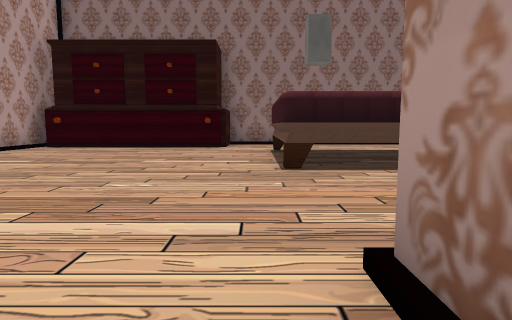
[1] (above)

14 first-person views from a walk through a 3-D level made in the Unity game engine. The camera is 1.2 m above the floor, tilts 6° down and sees 75° across. The floor is counted in squares, 1.8 m on a side. Each view is taken from the middle of a square. On the plan, view 1 faces up. The plan holds only what a view shows up to about 10 squares ahead; the rest is blank. The place goes on beyond the plan. The player character is not drawn.

[2]
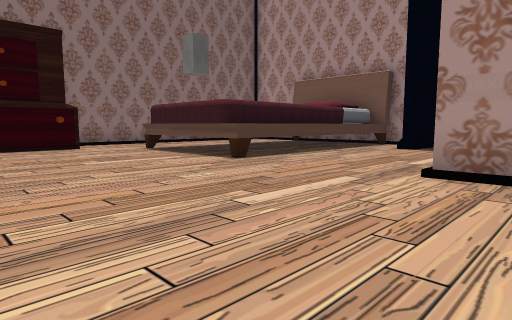

[3]
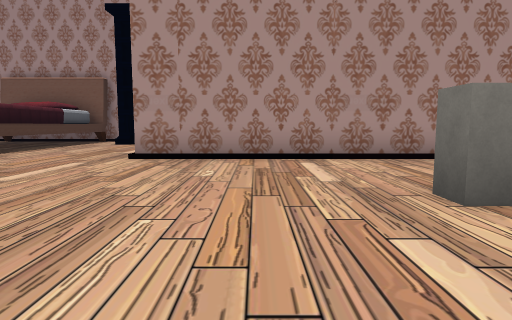

[4]
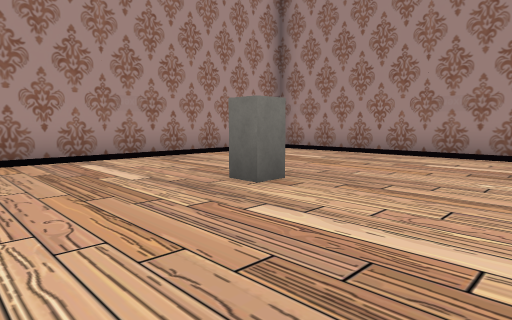

[5]
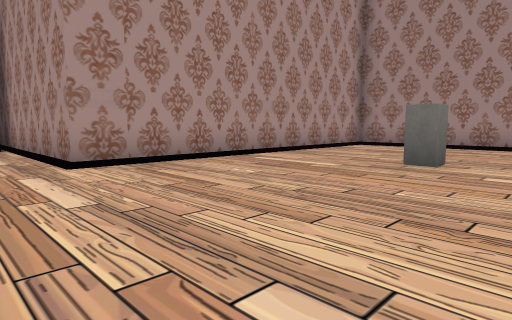

[6]
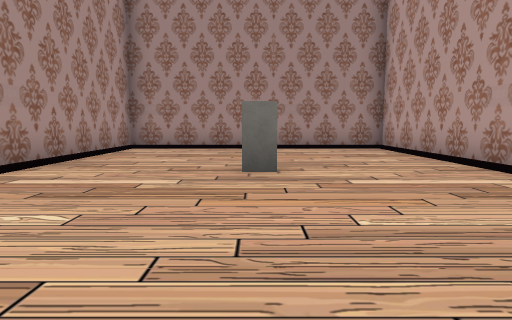

[7]
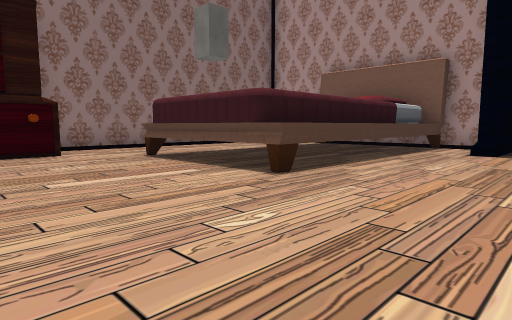

[8]
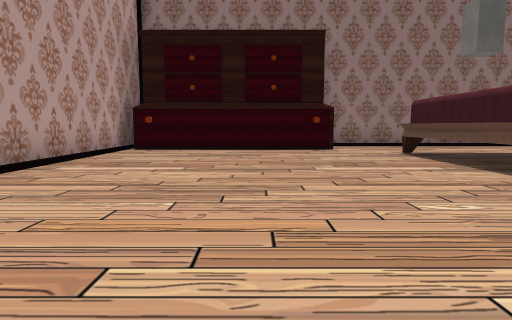

[9]
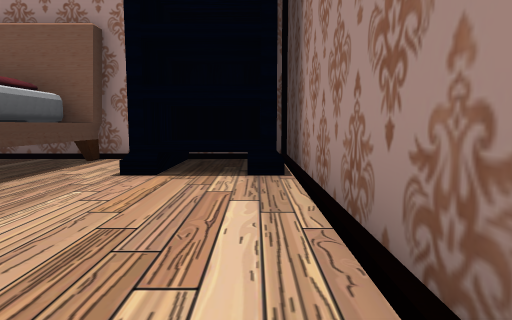

[10]
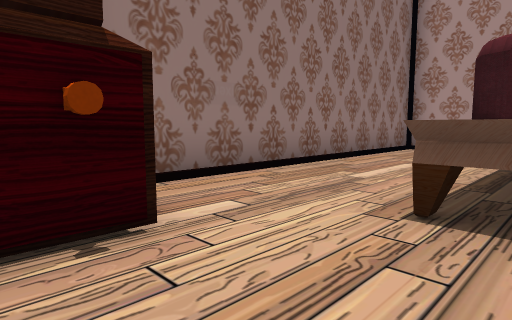

[11]
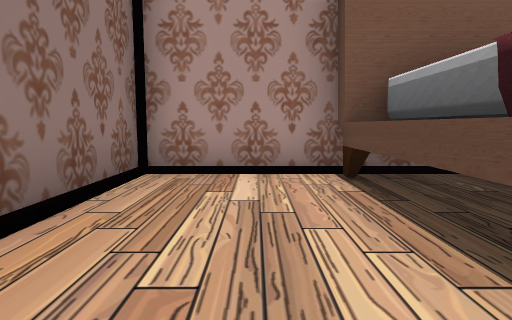

[12]
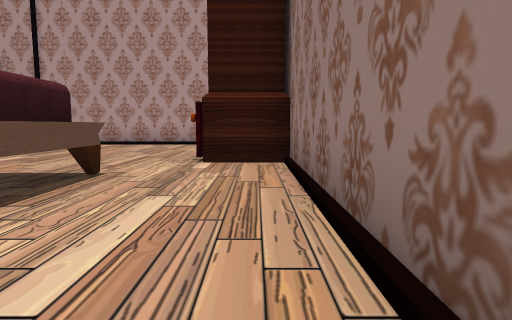

[13]
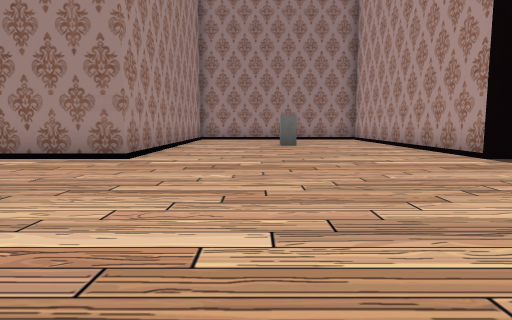

[14]
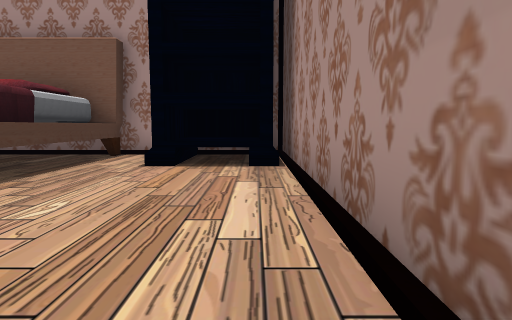

### Floor plan
Key: @ floor where view 1 was taken; # wall or solid block; . floor; ^ raised ledge; T thing the floor can be seen under or through; B block.
Columns run from 6 left of view 1 to 8 right of it. Each row starts with its distance up from view 1.
 12      ##########
 11      #........#
 10 ######........#
  9 .......^^^^^^^#
  8 .......TT  ####
  7 .......T     ##
  6 .......T     ##
  5 .......^T###^##
  4 ..............#
  3 ............  #
  2 ............###
  1 .......########
  0 ......@#
 -1 .......#
 -2 .......#
 -3 ...B...#
 -4 .......#
 -5 .......#
 -6 .......#
 -7 .......#
 -8 ########

Positions as (right, up) in squares from view 1, and headings:
1: (0, 0), facing up
2: (-4, 0), facing up-right
3: (-6, -1), facing right
4: (-6, 0), facing down-right
5: (-5, 3), facing down-right
6: (-3, 2), facing down
7: (-3, 2), facing up-right
8: (-3, 1), facing up
9: (1, 2), facing right
10: (-2, 8), facing up-right
11: (3, 10), facing right
12: (5, 11), facing left
13: (-2, 8), facing down
14: (0, 2), facing right
